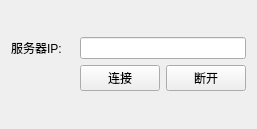
<?xml version="1.0" encoding="UTF-8"?>
<ui version="4.0">
 <class>Monitor</class>
 <widget class="QWidget" name="Monitor">
  <property name="geometry">
   <rect>
    <x>0</x>
    <y>0</y>
    <width>257</width>
    <height>129</height>
   </rect>
  </property>
  <property name="windowTitle">
   <string>Form</string>
  </property>
  <layout class="QGridLayout" name="gridLayout_2">
   <item row="0" column="0">
    <layout class="QGridLayout" name="gridLayout">
     <item row="0" column="1" colspan="2">
      <widget class="QLineEdit" name="lineEdit_IP"/>
     </item>
     <item row="1" column="1">
      <widget class="QPushButton" name="pushBtn_connect">
       <property name="text">
        <string>连接</string>
       </property>
      </widget>
     </item>
     <item row="1" column="2">
      <widget class="QPushButton" name="pushBtn_disconnect">
       <property name="text">
        <string>断开</string>
       </property>
      </widget>
     </item>
     <item row="0" column="0">
      <widget class="QLabel" name="label">
       <property name="text">
        <string>服务器IP:</string>
       </property>
      </widget>
     </item>
     <item row="1" column="0">
      <spacer name="horizontalSpacer">
       <property name="orientation">
        <enum>Qt::Horizontal</enum>
       </property>
       <property name="sizeHint" stdset="0">
        <size>
         <width>40</width>
         <height>20</height>
        </size>
       </property>
      </spacer>
     </item>
    </layout>
   </item>
   <item row="1" column="0">
    <layout class="QHBoxLayout" name="horizontalLayout"/>
   </item>
  </layout>
 </widget>
 <resources/>
 <connections/>
</ui>
